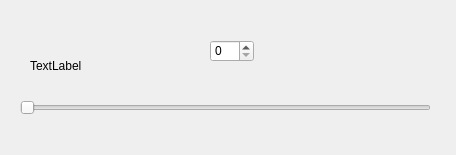
<?xml version="1.0" encoding="UTF-8"?>
<ui version="4.0">
 <class>VolForm</class>
 <widget class="QWidget" name="VolForm">
  <property name="geometry">
   <rect>
    <x>0</x>
    <y>0</y>
    <width>456</width>
    <height>155</height>
   </rect>
  </property>
  <property name="windowTitle">
   <string>Form</string>
  </property>
  <widget class="QSlider" name="horizontalSlider">
   <property name="geometry">
    <rect>
     <x>20</x>
     <y>100</y>
     <width>411</width>
     <height>16</height>
    </rect>
   </property>
   <property name="orientation">
    <enum>Qt::Horizontal</enum>
   </property>
  </widget>
  <widget class="QSpinBox" name="spinBox">
   <property name="geometry">
    <rect>
     <x>210</x>
     <y>40</y>
     <width>44</width>
     <height>22</height>
    </rect>
   </property>
  </widget>
  <widget class="QLabel" name="label">
   <property name="geometry">
    <rect>
     <x>30</x>
     <y>40</y>
     <width>161</width>
     <height>51</height>
    </rect>
   </property>
   <property name="text">
    <string>TextLabel</string>
   </property>
  </widget>
 </widget>
 <resources/>
 <connections/>
</ui>
